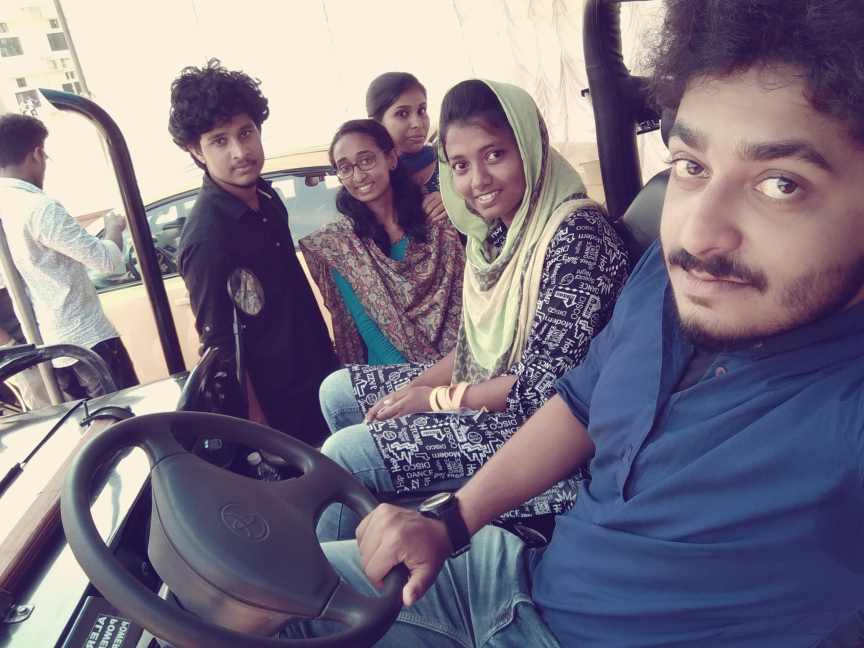
#> input picture images/test.jpg, 2592 x 1944 px (shown at 1/3 size)
$ python bitplaneslice.py
#> lines starting #> are read from the running program, lines starting #| are printed output that depends on the picture
# bit plane slicing
import cv2
import numpy as np

img = cv2.imread("images/test.jpg",cv2.IMREAD_GRAYSCALE)
#> img: shape (1944, 2592); min 23, max 245, mean 119.1

w0 = 'input'
w1 = 'one'
w2 = 'two'
w3 = 'three'
w4 = 'four'
w5 = 'five'
w6 = 'six'
w7 = 'seven'
w8 = 'eight'


cv2.namedWindow(w0,cv2.WINDOW_KEEPRATIO)
cv2.resizeWindow(w0,300,300)
cv2.moveWindow(w0,0,0)

cv2.namedWindow(w1,cv2.WINDOW_KEEPRATIO)
cv2.resizeWindow(w1,300,300)
cv2.moveWindow(w1,300,0)

cv2.namedWindow(w2,cv2.WINDOW_KEEPRATIO)
cv2.resizeWindow(w2,300,300)
cv2.moveWindow(w2,600,0)

cv2.namedWindow(w3,cv2.WINDOW_KEEPRATIO)
cv2.resizeWindow(w3,300,300)
cv2.moveWindow(w3,900,0)

cv2.namedWindow(w4,cv2.WINDOW_KEEPRATIO)
cv2.resizeWindow(w4,300,300)
cv2.moveWindow(w4,1200,0)

cv2.namedWindow(w5,cv2.WINDOW_KEEPRATIO)
cv2.resizeWindow(w5,300,300)
cv2.moveWindow(w5,300,300)

cv2.namedWindow(w6,cv2.WINDOW_KEEPRATIO)
cv2.resizeWindow(w6,300,300)
cv2.moveWindow(w6,600,300)

cv2.namedWindow(w7,cv2.WINDOW_KEEPRATIO)
cv2.resizeWindow(w7,300,300)
cv2.moveWindow(w7,900,300)

cv2.namedWindow(w8,cv2.WINDOW_KEEPRATIO)
cv2.resizeWindow(w8,300,300)
cv2.moveWindow(w8,1200,300)


(d1,d2) = img.shape
#> d1 = 1944; d2 = 2592

one = np.zeros((d1,d2,1),np.uint8)
two = np.zeros((d1,d2,1),np.uint8)
three = np.zeros((d1,d2,1),np.uint8)
four = np.zeros((d1,d2,1),np.uint8)
five = np.zeros((d1,d2,1),np.uint8)
six = np.zeros((d1,d2,1),np.uint8)
seven = np.zeros((d1,d2,1),np.uint8)
eight = np.zeros((d1,d2,1),np.uint8)


for i in range( d1):
    for j in range( d2):
        n = int(img[i,j])
        if(n != 0):
            one[i,j] = ( n % 2) * 1
            n = n / 2
        if (n != 0):
            two[i, j] = ( n % 2) * 2
            n = n / 2
        if (n != 0):
            three[i, j] = ( n % 2) * 4
            n = n / 2
        if (n != 0):
            four[i, j] = ( n % 2) * 8
            n = n / 2
        if (n != 0):
            five[i, j] = ( n % 2) * 16
            n = n / 2
        if (n != 0):
            six[i, j] = ( n % 2) * 32
            n = n / 2
        if (n != 0):
            seven[i, j] = ( n % 2) * 64
            n = n / 2
        if (n != 0):
            eight[i, j] = ( n % 2) * 128
            n = n / 2
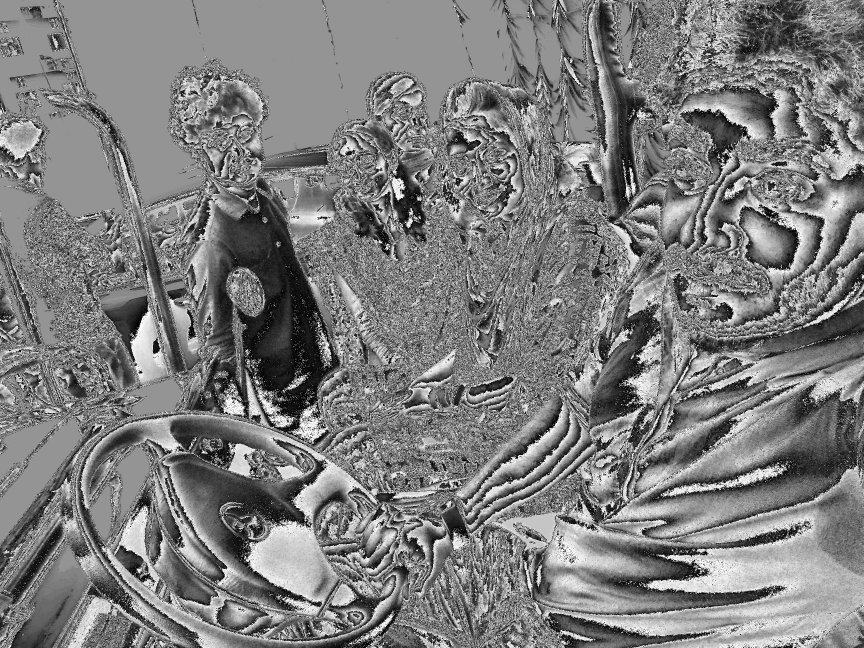
#> five: shape (1944, 2592, 1) (shown at 1/3 size); min 0, max 31, mean 15.4; drawn with min black and max white
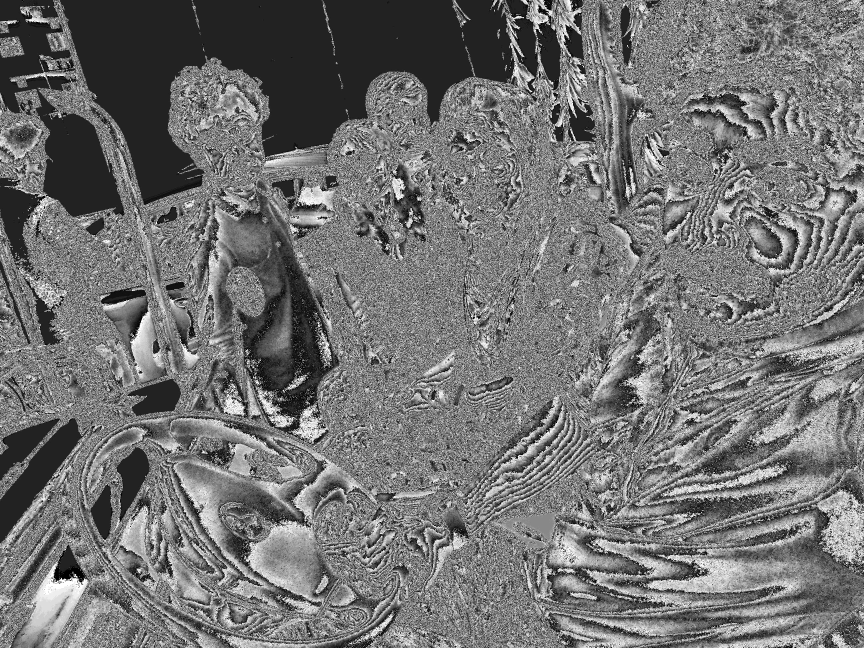
#> four: shape (1944, 2592, 1) (shown at 1/3 size); min 0, max 15, mean 6.73; drawn with min black and max white
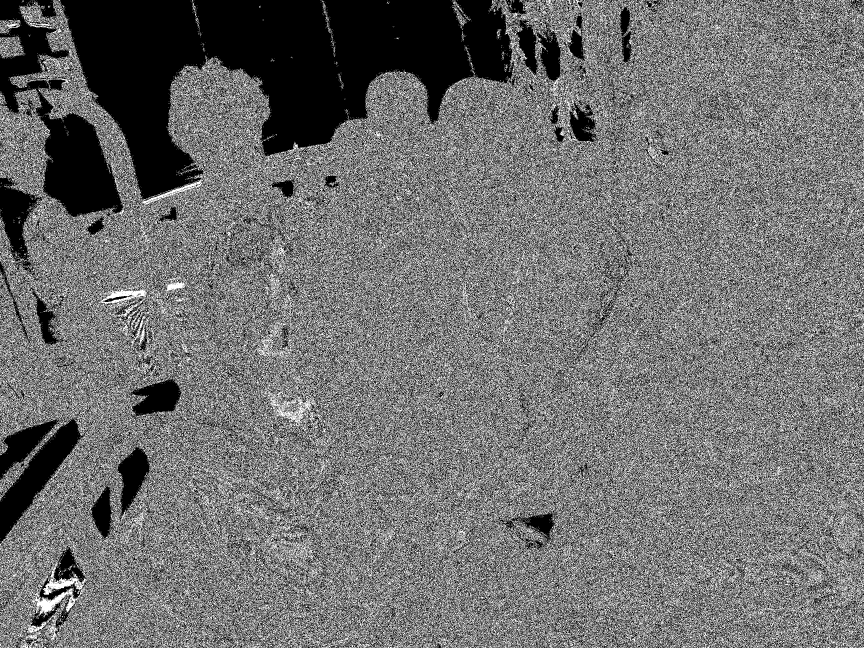
#> one: shape (1944, 2592, 1) (shown at 1/3 size); values 0 (black) and 1 (white), 43.8% white in thin lines or dots
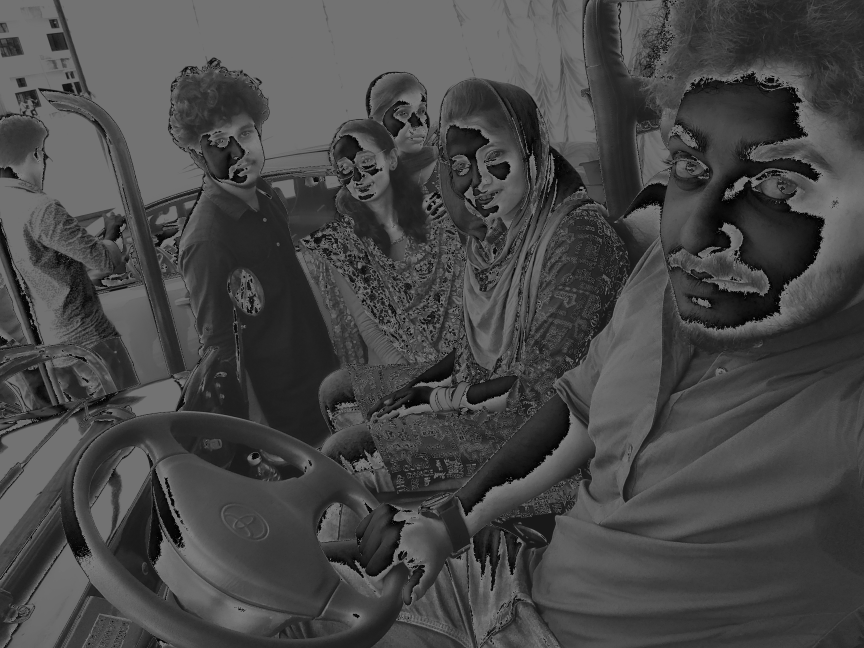
#> seven: shape (1944, 2592, 1) (shown at 1/3 size); min 0, max 127, mean 71
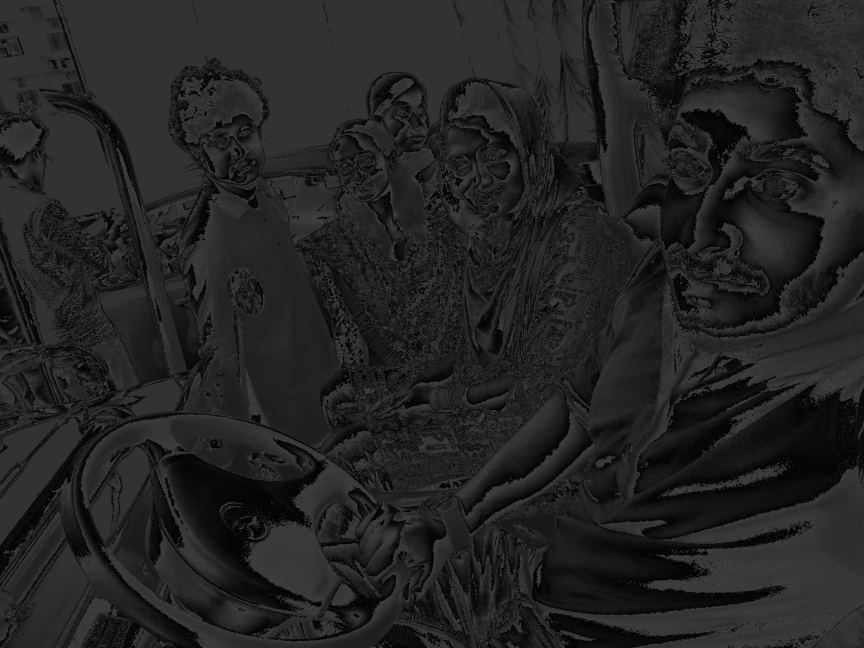
#> six: shape (1944, 2592, 1) (shown at 1/3 size); min 0, max 63, mean 35.4
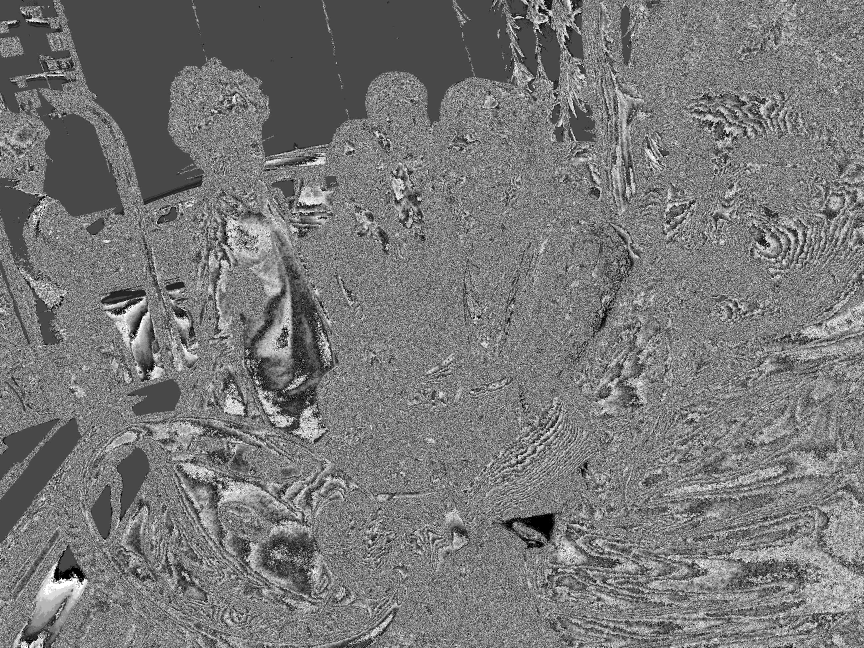
#> three: shape (1944, 2592, 1) (shown at 1/3 size); min 0, max 7, mean 3.29; drawn with min black and max white
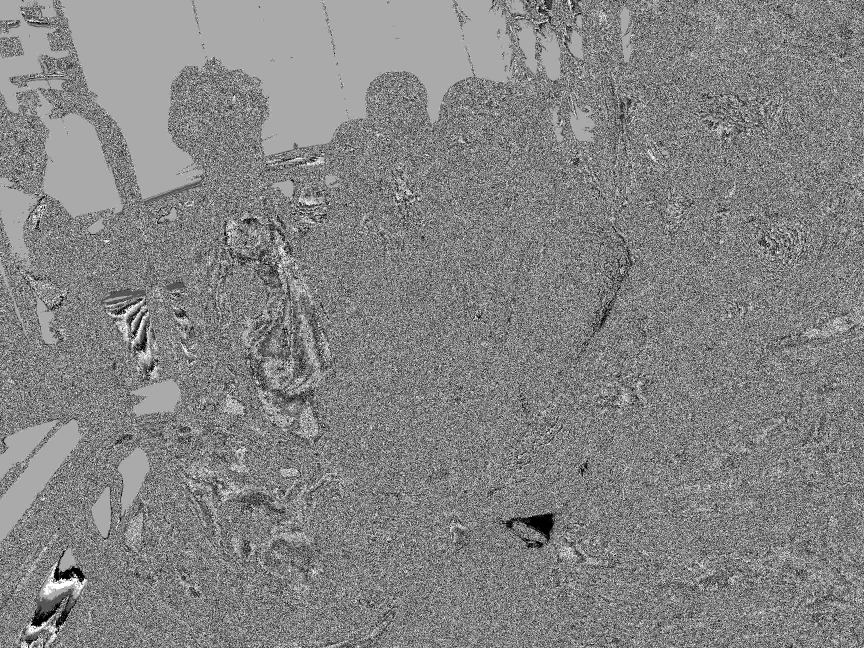
#> two: shape (1944, 2592, 1) (shown at 1/3 size); min 0, max 3, mean 1.56; drawn with min black and max white

cv2.imshow(w0,img)
cv2.imshow(w1,one)
cv2.imshow(w2,two)
cv2.imshow(w3,three)
cv2.imshow(w4,four)
cv2.imshow(w5,five)
cv2.imshow(w6,six)
cv2.imshow(w7,seven)
cv2.imshow(w8,eight)
cv2.waitKey(0)
cv2.destroyAllWindows()
